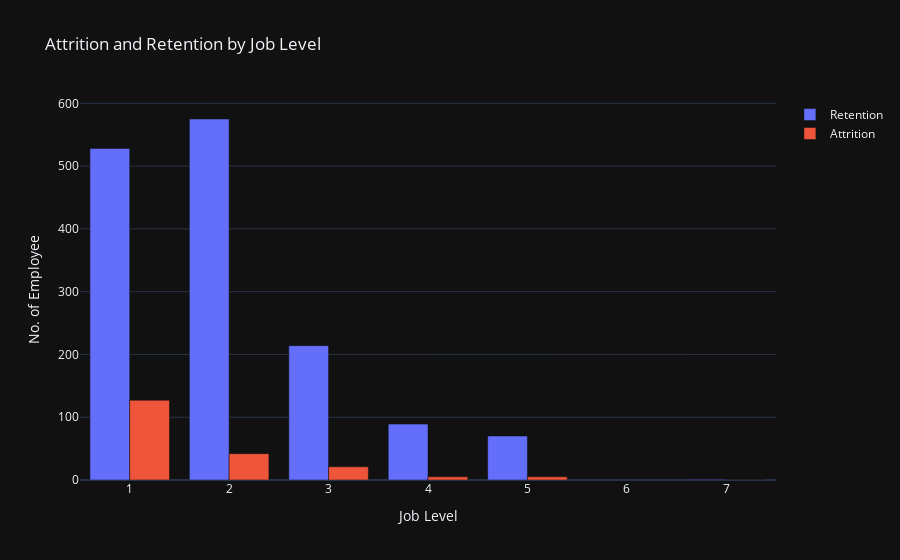

The notebook cell saved with this chart:
### Code cell
# Get the count of employees for each combination of job level and attrition
counts = train_data.groupby(['JobLevel', 'Attrition']).size().reset_index(name='Count')

# Pivot the table to get a dataframe that has JobLevel as rows, and attrition count for 0 and 1 as columns
pivoted_counts = counts.pivot(index='JobLevel', columns='Attrition', values='Count')

# Create the bar plot
fig = go.Figure()

fig.add_trace(go.Bar(x=pivoted_counts.index, y=pivoted_counts[0], name='Retention'))
fig.add_trace(go.Bar(x=pivoted_counts.index, y=pivoted_counts[1], name='Attrition'))

# Update the layout
fig.update_layout(title='Attrition and Retention by Job Level',
                  xaxis_title='Job Level',
                  yaxis_title='No. of Employee',
                  barmode='group')

# Add hover information
fig.update_traces(hovertemplate='Job Level: %{x}<br>Count: %{y}')

# Show the plot
fig.show()

### Figure 1 — Plotly figure (JSON) as saved in the notebook; plotly's stock layout.template omitted (floating-point values rounded to 4 significant figures)
{"data": [{"hovertemplate": "Job Level: %{x}<br>Count: %{y}", "name": "Retention", "type": "bar", "x": [1, 2, 3, 4, 5, 7], "y": [528, 575, 214, 89, 70, 1]}, {"hovertemplate": "Job Level: %{x}<br>Count: %{y}", "name": "Attrition", "type": "bar", "x": [1, 2, 3, 4, 5, 7], "y": [127, 42, 21, 5, 5, 0]}], "layout": {"barmode": "group", "title": {"text": "Attrition and Retention by Job Level"}, "xaxis": {"title": {"text": "Job Level"}}, "yaxis": {"title": {"text": "No. of Employee"}}}}
